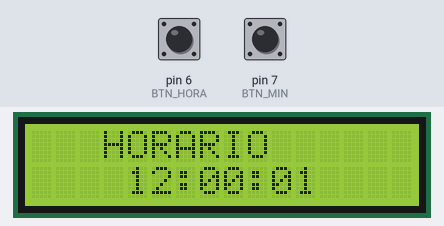
This sketch was run on a simulated Arduino Uno, built with avr-gcc and run on an emulated ATmega328P. Parts: 16×2 character LCD. Inputs (shaded band) come from the test bench; at power-on: pin 6 (BTN_HORA) HIGH, pin 7 (BTN_MIN) HIGH.

Above: at 2.7 s.
2.8 s: pin 6 (BTN_HORA) pulled LOW for 0.15 s
At 4.4 s:
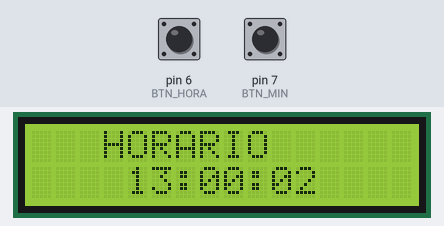
5.1 s: pin 7 (BTN_MIN) pulled LOW for 0.15 s
At 5.4 s:
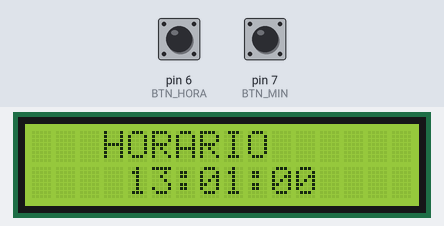
7.6 s: pin 6 (BTN_HORA) pulled LOW for 1 s
At 8.9 s:
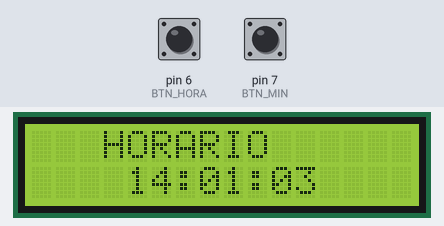
10.1 s: pin 7 (BTN_MIN) pulled LOW for 1 s
At 10.9 s:
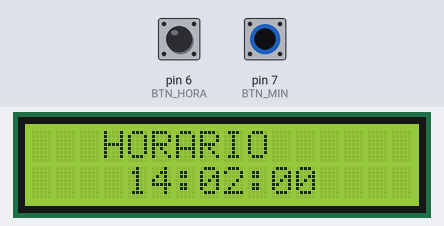
Timing chart, 0 to 13.1 s (numbered marks = the images above; inputs shaded):
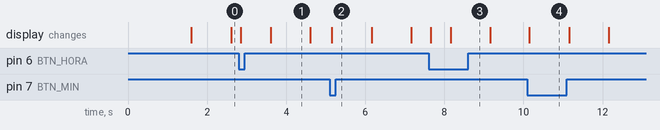

The sketch:

19_03_relogio_lcd_i2c.ino
```cpp
#include <Wire.h>
#include <LiquidCrystal_I2C.h>

// Endereco obtido com o scanner I2C.
LiquidCrystal_I2C lcd(0x27, 16, 2);

const byte BTN_HORA = 6;
const byte BTN_MIN  = 7;

int horas = 12;
int minutos = 0;
int segundos = 0;

unsigned long ultimaAtualizacao = 0;

bool leituraAnteriorHora = HIGH;
bool leituraAnteriorMin  = HIGH;
bool estadoEstavelHora = HIGH;
bool estadoEstavelMin  = HIGH;

unsigned long instanteMudancaHora = 0;
unsigned long instanteMudancaMin  = 0;

const unsigned long TEMPO_DEBOUNCE = 40;

void setup() {
  lcd.init();
  lcd.backlight();

  pinMode(BTN_HORA, INPUT_PULLUP);
  pinMode(BTN_MIN, INPUT_PULLUP);

  lcd.setCursor(2, 0);
  lcd.print("Relogio UEG");
  lcd.setCursor(4, 1);
  lcd.print("12:00:00");

  delay(1500);

  lcd.clear();
  lcd.setCursor(3, 0);
  lcd.print("HORARIO");

  // Inicia a referencia temporal somente apos a tela inicial.
  ultimaAtualizacao = millis();
}

void atualizarRelogio() {
  unsigned long agora = millis();

  // Recupera segundos caso o loop fique temporariamente ocupado.
  while (agora - ultimaAtualizacao >= 1000UL) {
    ultimaAtualizacao += 1000UL;
    segundos++;

    if (segundos >= 60) {
      segundos = 0;
      minutos++;
    }

    if (minutos >= 60) {
      minutos = 0;
      horas++;
    }

    if (horas >= 24) {
      horas = 0;
    }
  }
}

bool botaoFoiPressionado(byte pino,
                         bool &leituraAnterior,
                         bool &estadoEstavel,
                         unsigned long &instanteMudanca) {
  bool leituraAtual = digitalRead(pino);
  unsigned long agora = millis();

  if (leituraAtual != leituraAnterior) {
    instanteMudanca = agora;
    leituraAnterior = leituraAtual;
  }

  if ((agora - instanteMudanca) >= TEMPO_DEBOUNCE &&
      leituraAtual != estadoEstavel) {

    estadoEstavel = leituraAtual;

    if (estadoEstavel == LOW) {
      return true;
    }
  }

  return false;
}

void lerBotoes() {
  if (botaoFoiPressionado(BTN_HORA,
                          leituraAnteriorHora,
                          estadoEstavelHora,
                          instanteMudancaHora)) {
    horas = (horas + 1) % 24;
  }

  if (botaoFoiPressionado(BTN_MIN,
                          leituraAnteriorMin,
                          estadoEstavelMin,
                          instanteMudancaMin)) {
    minutos = (minutos + 1) % 60;
    segundos = 0;

    // Evita um segundo muito curto logo apos o ajuste.
    ultimaAtualizacao = millis();
  }
}

void imprimirDoisDigitos(int valor) {
  if (valor < 10) lcd.print("0");
  lcd.print(valor);
}

void exibirHora() {
  lcd.setCursor(4, 1);

  imprimirDoisDigitos(horas);
  lcd.print(":");
  imprimirDoisDigitos(minutos);
  lcd.print(":");
  imprimirDoisDigitos(segundos);
}

void loop() {
  lerBotoes();
  atualizarRelogio();
  exibirHora();
}
```

Measured:
- what the display in image 1 shows lasts 1.0 s, from 3.6 s to 4.6 s
